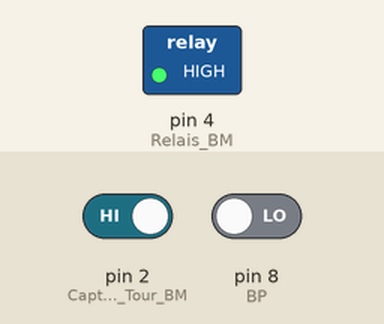
This sketch was run on a simulated Arduino Uno, built with avr-gcc and run on an emulated ATmega328P. Parts: switched loads named in the sketch (green lamp = pin HIGH). Inputs (shaded band) come from the test bench; at power-on: pin 8 (BP) LOW, pin 2 (Capteur_Fin_Tour_BM) HIGH.

Above: at 1.2 s.
1.3 s: pin 8 (BP) driven HIGH
At 4.2 s:
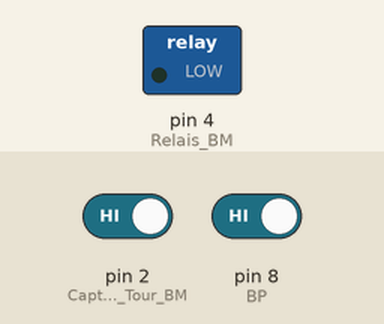
4.3 s: pin 2 (Capteur_Fin_Tour_BM) driven LOW
5.8 s: pin 2 (Capteur_Fin_Tour_BM) driven HIGH
8.8 s: pin 8 (BP) driven LOW
At 10.1 s:
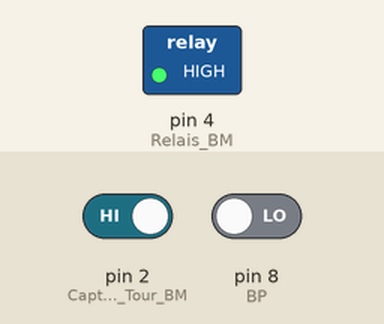
Timing chart, 0 to 11.3 s (numbered marks = the images above; inputs shaded):
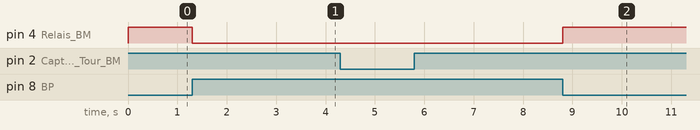

Measured:
- after the input at 1.3 s, pin 4 (Relais_BM): HIGH → LOW at once
- after the input at 4.3 s, every drawn part: stays the same
- after the input at 8.8 s, pin 4 (Relais_BM): LOW → HIGH at once

The sketch:

Pilot_Mot_Bielle_Maniv.ino
```cpp
#define Relais_BM 4
#define Capteur_Fin_Tour_BM 2
#define BP 8

// Le relais passe a ON sur un front montant sur la PIN Relais_BM
// Le relais passe a OFF sur un front descendant sur la PIN Relais_BM

void setup()
{
    pinMode(Relais_BM,OUTPUT);
    pinMode(Capteur_Fin_Tour_BM,INPUT);
    // Retour en position initiale de la bielle manivelle
    digitalWrite(Relais_BM,LOW);                        // Front descendant pour alimenter le moteur
    while(digitalRead(Capteur_Fin_Tour_BM) == LOW);     // Attente capteur fin de tour
    digitalWrite(Relais_BM,HIGH);                       // Front montant pour couper le moteur

    pinMode(BP,INPUT);
}
void loop()
{
    while(digitalRead(BP) == LOW);                      // Attente pression sur BP

    digitalWrite(Relais_BM,LOW);                        // Front descendant pour alimenter le moteur
    delay(100);                                         // Attente destinée à laisser la came quitter le capteur
    while(digitalRead(Capteur_Fin_Tour_BM) == LOW);     // Attente activation capteur fin de tour
    digitalWrite(Relais_BM,HIGH);                       // Front montant pour couper le moteur
}
```
